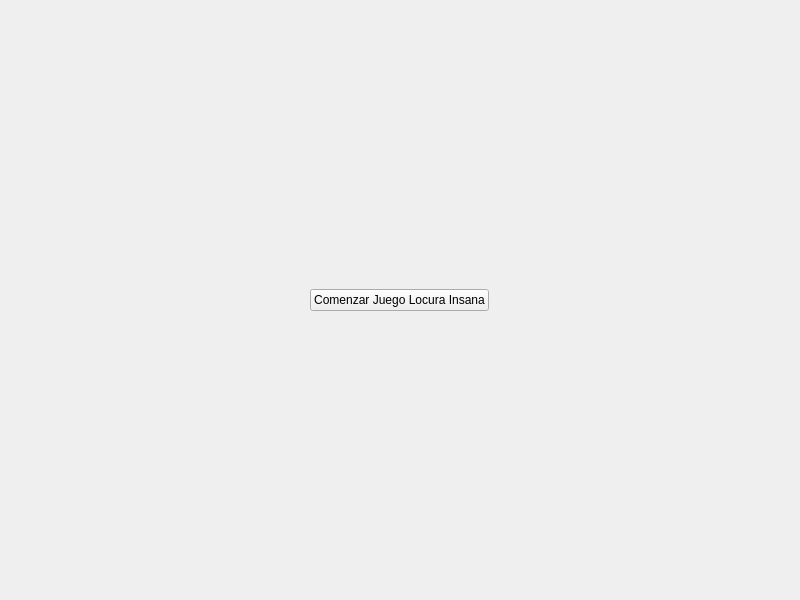
<?xml version="1.0" encoding="UTF-8"?>
<ui version="4.0">
 <class>PantallaInicio</class>
 <widget class="QWidget" name="PantallaInicio">
  <property name="geometry">
   <rect>
    <x>0</x>
    <y>0</y>
    <width>800</width>
    <height>600</height>
   </rect>
  </property>
  <property name="minimumSize">
   <size>
    <width>800</width>
    <height>600</height>
   </size>
  </property>
  <property name="maximumSize">
   <size>
    <width>1920</width>
    <height>1080</height>
   </size>
  </property>
  <property name="windowTitle">
   <string>Form</string>
  </property>
  <property name="styleSheet">
   <string notr="true"/>
  </property>
  <layout class="QHBoxLayout" name="horizontalLayout">
   <property name="leftMargin">
    <number>0</number>
   </property>
   <property name="topMargin">
    <number>0</number>
   </property>
   <property name="rightMargin">
    <number>0</number>
   </property>
   <property name="bottomMargin">
    <number>0</number>
   </property>
   <item>
    <widget class="QWidget" name="widget" native="true">
     <property name="sizePolicy">
      <sizepolicy hsizetype="Expanding" vsizetype="Expanding">
       <horstretch>0</horstretch>
       <verstretch>0</verstretch>
      </sizepolicy>
     </property>
     <property name="minimumSize">
      <size>
       <width>800</width>
       <height>600</height>
      </size>
     </property>
     <property name="maximumSize">
      <size>
       <width>1920</width>
       <height>1080</height>
      </size>
     </property>
     <property name="autoFillBackground">
      <bool>false</bool>
     </property>
     <property name="styleSheet">
      <string notr="true">#widget{
	border-image: url(:/Resources/escritorio2.png);
}</string>
     </property>
     <layout class="QHBoxLayout" name="horizontalLayout_2">
      <item>
       <spacer name="horizontalSpacer">
        <property name="orientation">
         <enum>Qt::Horizontal</enum>
        </property>
        <property name="sizeHint" stdset="0">
         <size>
          <width>395</width>
          <height>20</height>
         </size>
        </property>
       </spacer>
      </item>
      <item>
       <widget class="QPushButton" name="comenzarJuego">
        <property name="text">
         <string>Comenzar Juego Locura Insana</string>
        </property>
       </widget>
      </item>
      <item>
       <spacer name="horizontalSpacer_2">
        <property name="orientation">
         <enum>Qt::Horizontal</enum>
        </property>
        <property name="sizeHint" stdset="0">
         <size>
          <width>395</width>
          <height>20</height>
         </size>
        </property>
       </spacer>
      </item>
     </layout>
    </widget>
   </item>
  </layout>
 </widget>
 <resources/>
 <connections/>
</ui>
